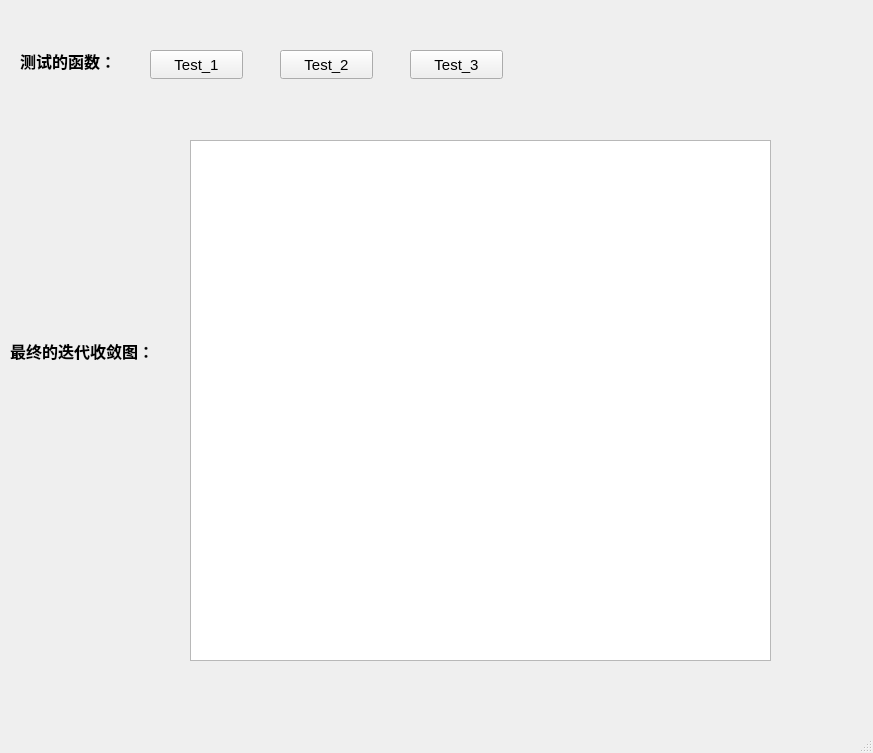
<?xml version="1.0" encoding="UTF-8"?>
<ui version="4.0">
 <class>MyResult</class>
 <widget class="QMainWindow" name="MyResult">
  <property name="geometry">
   <rect>
    <x>0</x>
    <y>0</y>
    <width>873</width>
    <height>753</height>
   </rect>
  </property>
  <property name="font">
   <font>
    <pointsize>11</pointsize>
   </font>
  </property>
  <property name="windowTitle">
   <string>MainWindow</string>
  </property>
  <widget class="QWidget" name="centralwidget">
   <widget class="QGraphicsView" name="graphicsView">
    <property name="geometry">
     <rect>
      <x>190</x>
      <y>140</y>
      <width>581</width>
      <height>521</height>
     </rect>
    </property>
   </widget>
   <widget class="QLabel" name="label">
    <property name="geometry">
     <rect>
      <x>20</x>
      <y>40</y>
      <width>111</width>
      <height>41</height>
     </rect>
    </property>
    <property name="font">
     <font>
      <pointsize>12</pointsize>
      <italic>false</italic>
      <bold>true</bold>
      <underline>false</underline>
     </font>
    </property>
    <property name="text">
     <string>测试的函数：</string>
    </property>
   </widget>
   <widget class="QPushButton" name="pushButton">
    <property name="geometry">
     <rect>
      <x>150</x>
      <y>50</y>
      <width>93</width>
      <height>29</height>
     </rect>
    </property>
    <property name="font">
     <font>
      <pointsize>11</pointsize>
     </font>
    </property>
    <property name="text">
     <string>Test_1</string>
    </property>
   </widget>
   <widget class="QPushButton" name="pushButton_2">
    <property name="geometry">
     <rect>
      <x>280</x>
      <y>50</y>
      <width>93</width>
      <height>29</height>
     </rect>
    </property>
    <property name="font">
     <font>
      <pointsize>11</pointsize>
     </font>
    </property>
    <property name="text">
     <string>Test_2</string>
    </property>
   </widget>
   <widget class="QPushButton" name="pushButton_3">
    <property name="geometry">
     <rect>
      <x>410</x>
      <y>50</y>
      <width>93</width>
      <height>29</height>
     </rect>
    </property>
    <property name="text">
     <string>Test_3</string>
    </property>
   </widget>
   <widget class="QLabel" name="label_2">
    <property name="geometry">
     <rect>
      <x>10</x>
      <y>330</y>
      <width>171</width>
      <height>41</height>
     </rect>
    </property>
    <property name="font">
     <font>
      <pointsize>12</pointsize>
      <bold>true</bold>
     </font>
    </property>
    <property name="text">
     <string>最终的迭代收敛图：</string>
    </property>
   </widget>
  </widget>
  <widget class="QMenuBar" name="menubar">
   <property name="geometry">
    <rect>
     <x>0</x>
     <y>0</y>
     <width>873</width>
     <height>29</height>
    </rect>
   </property>
  </widget>
  <widget class="QStatusBar" name="statusbar"/>
 </widget>
 <resources/>
 <connections/>
</ui>
